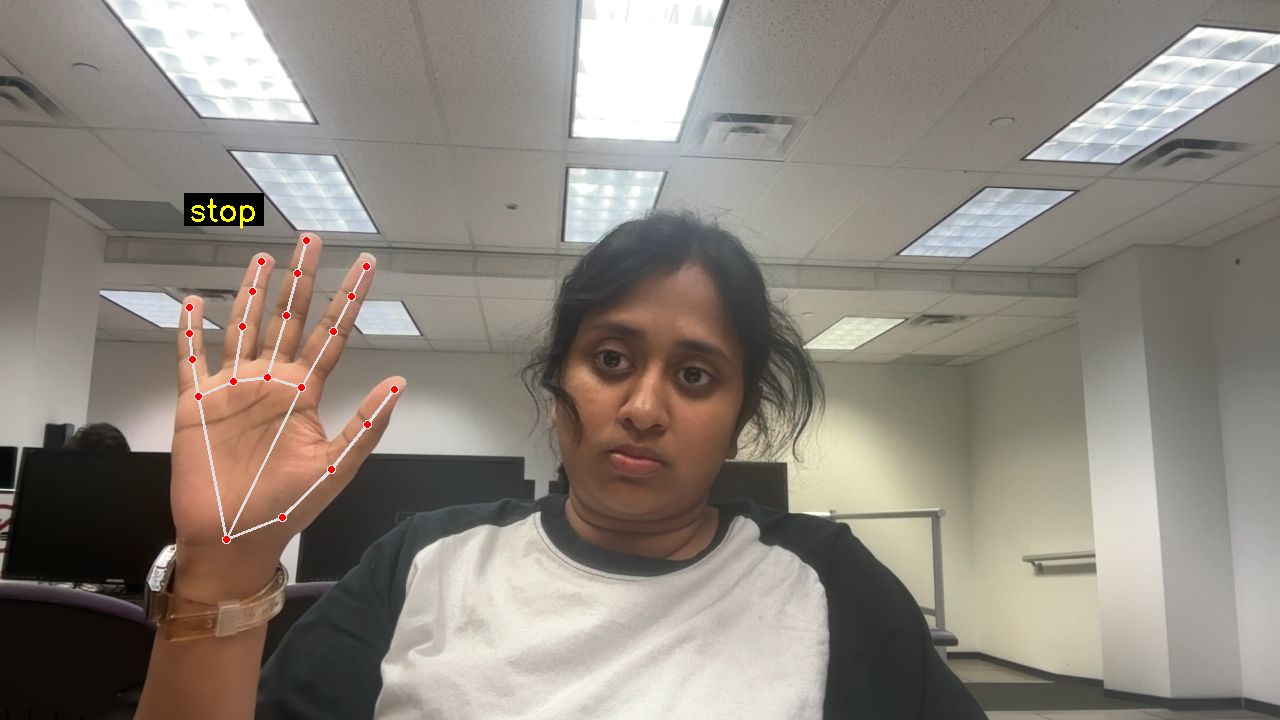
#> input picture debug_frames/frame_1000_stop.png, 1280 x 720 px
$ python -i hand_detector.py   (imports and definitions only)
#> lines starting #> are read from the running program, lines starting #| are printed output that depends on the picture; after the words box and inside, x2 and y2 are one past the last pixel; in counts of white or black regions, pixels touching at a corner belong together
#> further down, picture is the input picture: shape (720, 1280, 3); mean B, G, R 124.6, 133.4, 140.6
import cv2
import numpy as np

class HandDetector:
    def __init__(self):
        self.bg_subtractor = cv2.createBackgroundSubtractorMOG2()
        self.kernel = np.ones((3,3), np.uint8)

    def detect_hand(self, frame):
        # Convert to YCrCb color space for better skin detection
        ycrcb = cv2.cvtColor(frame, cv2.COLOR_BGR2YCR_CB)
#> ycrcb: shape (720, 1280, 3); mean of channels 0, 1, 2 134.6, 132.4, 122.4

        # Skin color range in YCrCb (adjusted for better detection)
        lower = np.array([0, 135, 85], np.uint8)
        upper = np.array([255, 180, 135], np.uint8)

        # Create skin mask
        mask = cv2.inRange(ycrcb, lower, upper)
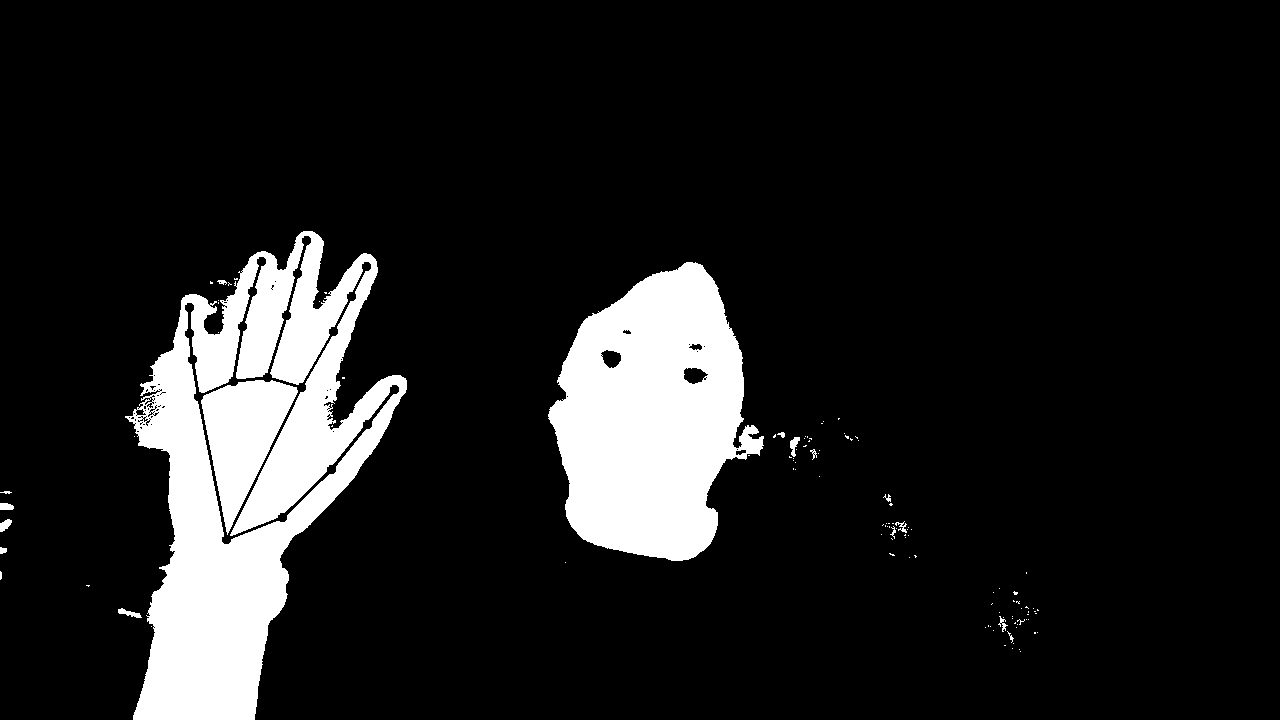
#> mask: shape (720, 1280); 12.2% white; 114 white regions (97 under 20 px), largest, box (x1, y1, x2, y2) and area: (125, 231, 407, 720) 60534, (548, 262, 764, 561) 42907, (201, 380, 298, 535) 7731

        # Apply morphological operations
        mask = cv2.dilate(mask, self.kernel, iterations=3)
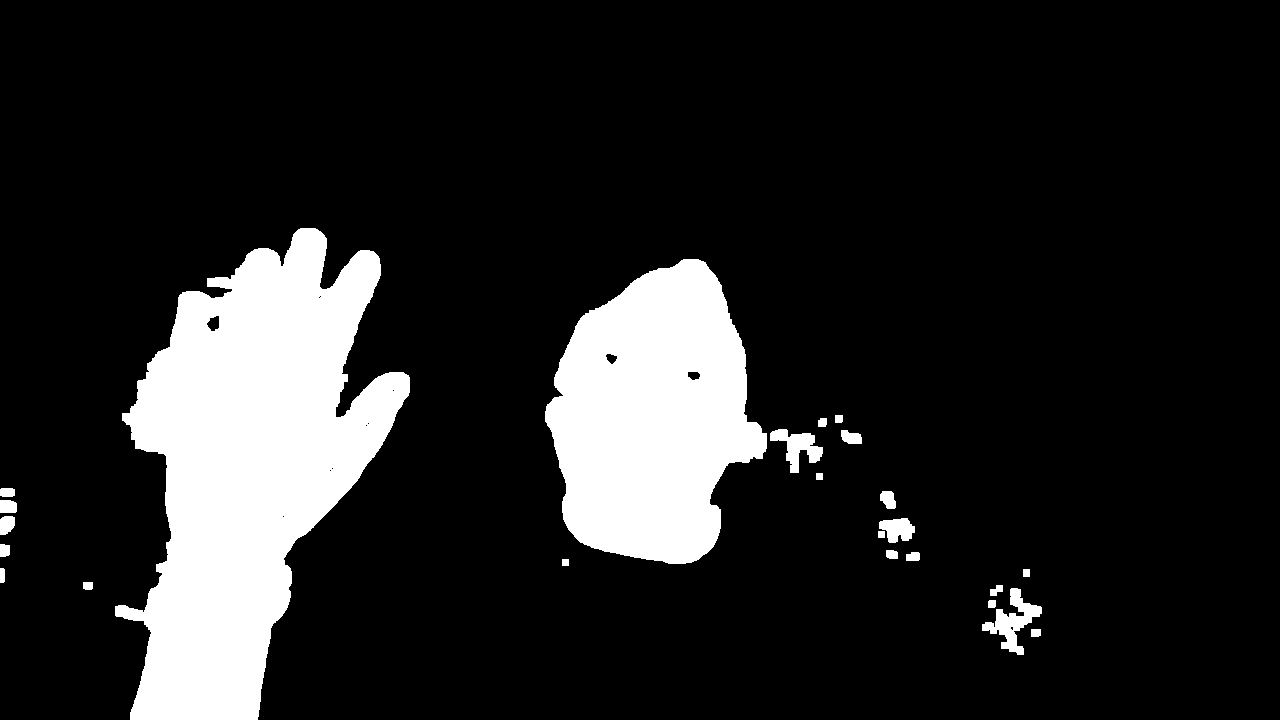
#> mask: shape (720, 1280); 14.3% white; 24 white regions, largest, box (x1, y1, x2, y2) and area: (115, 228, 410, 720) 79880, (545, 259, 767, 564) 46997, (982, 588, 1042, 655) 1470
        mask = cv2.erode(mask, self.kernel, iterations=2)
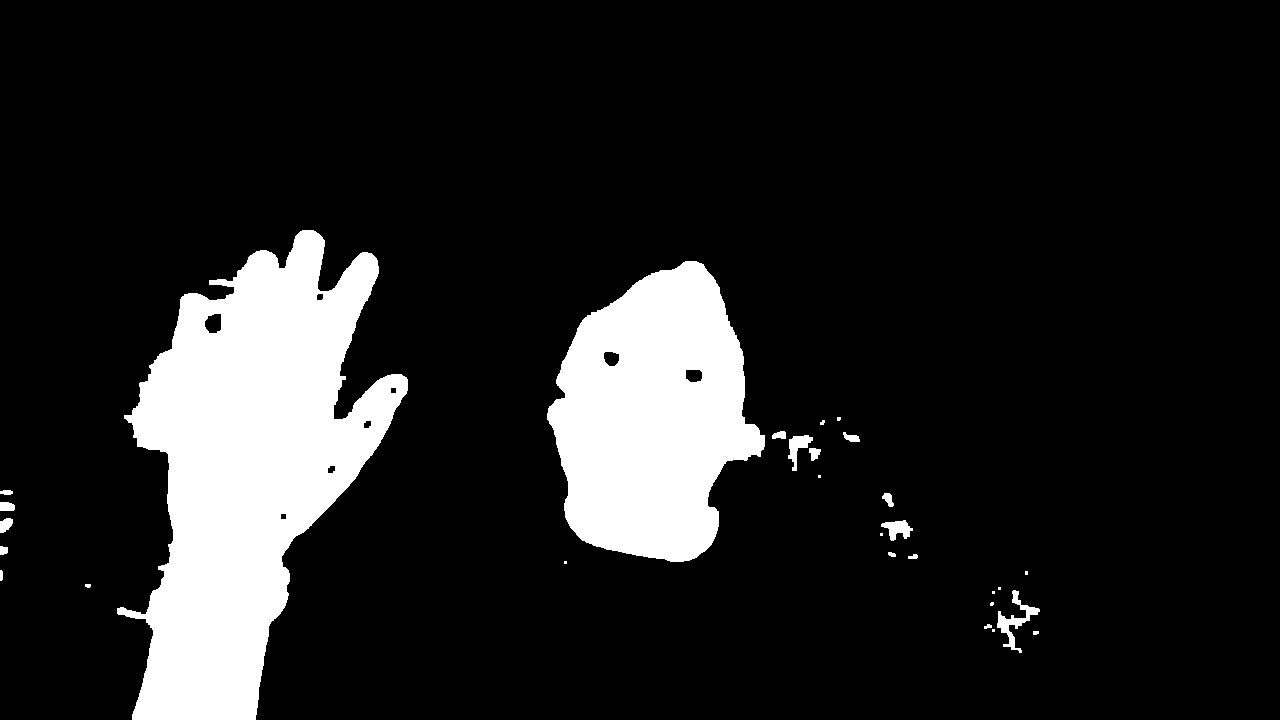
#> mask: shape (720, 1280); 13.3% white; 29 white regions (10 under 20 px), largest, box (x1, y1, x2, y2) and area: (117, 230, 408, 720) 75530, (547, 261, 765, 562) 44585, (997, 590, 1040, 653) 705
        mask = cv2.medianBlur(mask, 5)
#> mask: shape (720, 1280); 13.3% white; 22 white regions (6 under 20 px)

        # Find contours
        contours, _ = cv2.findContours(mask, cv2.RETR_EXTERNAL, cv2.CHAIN_APPROX_SIMPLE)
#> contours = 22 contours, 9 with area under 20; largest, box (x1, y1, x2, y2) and area: (117, 230, 408, 720) 75158, (547, 261, 765, 562) 44529, (997, 590, 1039, 652) 586, (788, 435, 813, 471) 329, (882, 520, 912, 541) 324

        if contours:
            # Get largest contour (assumed to be the hand)
            max_contour = max(contours, key=cv2.contourArea)
#> max_contour = contour of 691 points, box (x1, y1, x2, y2) (117, 230, 408, 720), area 75158

            if cv2.contourArea(max_contour) > 1000:  # Minimum area threshold
                # Get convex hull and defects
                hull = cv2.convexHull(max_contour, returnPoints=False)
#> hull = 19 values, max 690 at index 0, min 0 at index 18, mean 326
                defects = cv2.convexityDefects(max_contour, hull)
#> defects = 13 rows, first 6: [0, 40, 23, 6758], [40, 44, 41, 114], [44, 105, 86, 6147], [106, 108, 107, 142], [108, 156, 125, 3494], [156, 170, 165, 2013]

                # Extract landmarks
                landmarks = self._extract_landmarks(max_contour, defects)

                return landmarks, mask

        return None, mask

    def _extract_landmarks(self, contour, defects):
        landmarks = []

        # Add contour center
        M = cv2.moments(contour)
#> M = moments, m00 75158.5, centre m10/m00, m01/m00 = (247.8, 466.5)
        if M['m00'] != 0:
            cx = int(M['m10']/M['m00'])
#> cx = 247
            cy = int(M['m01']/M['m00'])
#> cy = 466
            landmarks.append([cx, cy])

        # Get fingertips and valleys using convexity defects
        if defects is not None:
            for i in range(defects.shape[0]):
                s, e, f, d = defects[i,0]
                start = tuple(contour[s][0])
                end = tuple(contour[e][0])
                far = tuple(contour[f][0])

                landmarks.extend([start, end, far])
#> this loop made 13 passes
#> (s, e, f, d, start, end, far) on passes 1 to 7: (0, 40, 23, 6758, (302, 230), (257, 251), (283, 268)), (40, 44, 41, 114, (257, 251), (253, 253), (256, 252)), (44, 105, 86, 6147, (253, 253), (183, 295), (223, 299)), (106, 108, 107, 142, (182, 296), (180, 299), (182, 297)), (108, 156, 125, 3494, (180, 299), (139, 384), (172, 347)), (156, 170, 165, 2013, (139, 384), (124, 417), (139, 403)), (170, 282, 217, 13677, (124, 417), (117, 610), (173, 540))
#> after the loop, landmarks = 40 pairs, first value 117 to 407, second value 230 to 719

        # Ensure we have exactly 36 points (pad if necessary)
        while len(landmarks) < 36:
            landmarks.append([0, 0])
#> this loop made 0 passes

        return np.array(landmarks[:36])  # Return exactly 36 points (108 values when flattened)

>>> import cv2
>>> picture = cv2.imread('debug_frames/frame_1000_stop.png')
>>> result = HandDetector().detect_hand(picture)
#> in detect_hand, `landmarks = self._extract_landmarks(max_contour, defects)`: landmarks = 36 pairs, first value 117 to 407, second value 230 to 719

$ run again, on debug_frames/frame_1120_stop.png
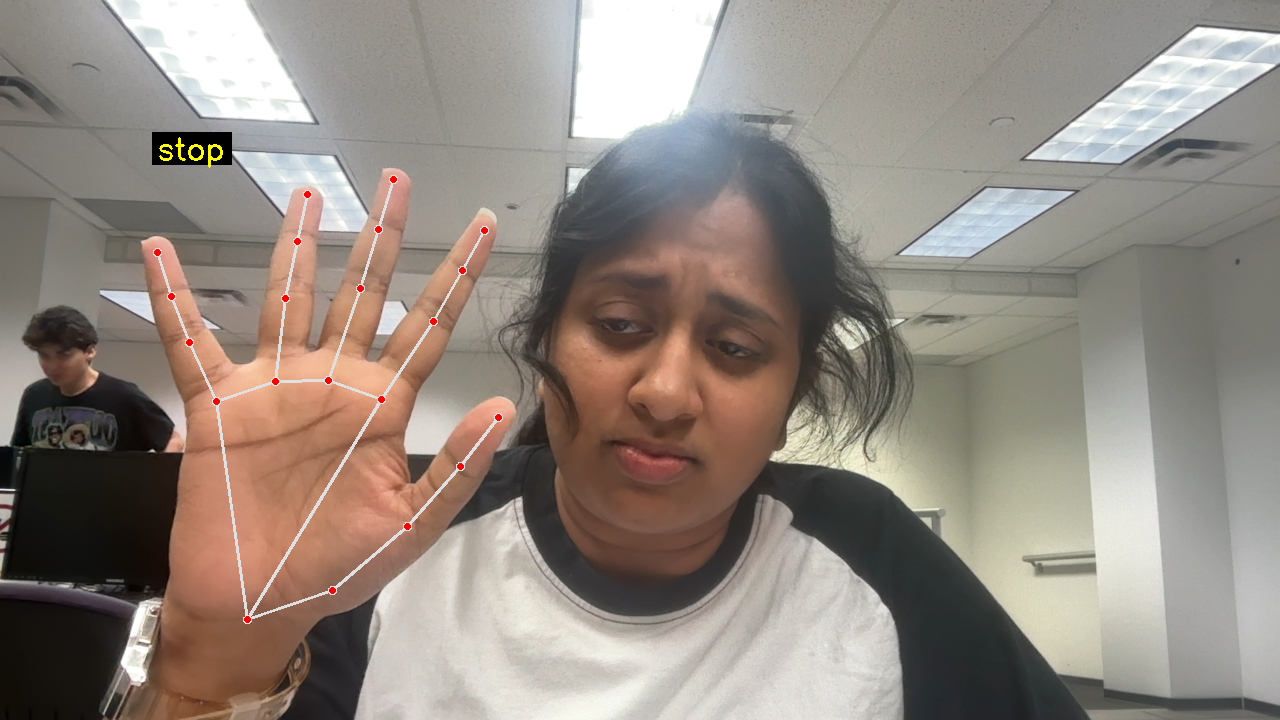
#> input picture debug_frames/frame_1120_stop.png, 1280 x 720 px
#> picture is the input picture: shape (720, 1280, 3); mean B, G, R 128.1, 136.6, 147
#> ycrcb: shape (720, 1280, 3); mean of channels 0, 1, 2 138.8, 133.9, 122
#> in detect_hand, `mask = cv2.inRange(ycrcb, lower, upper)`:
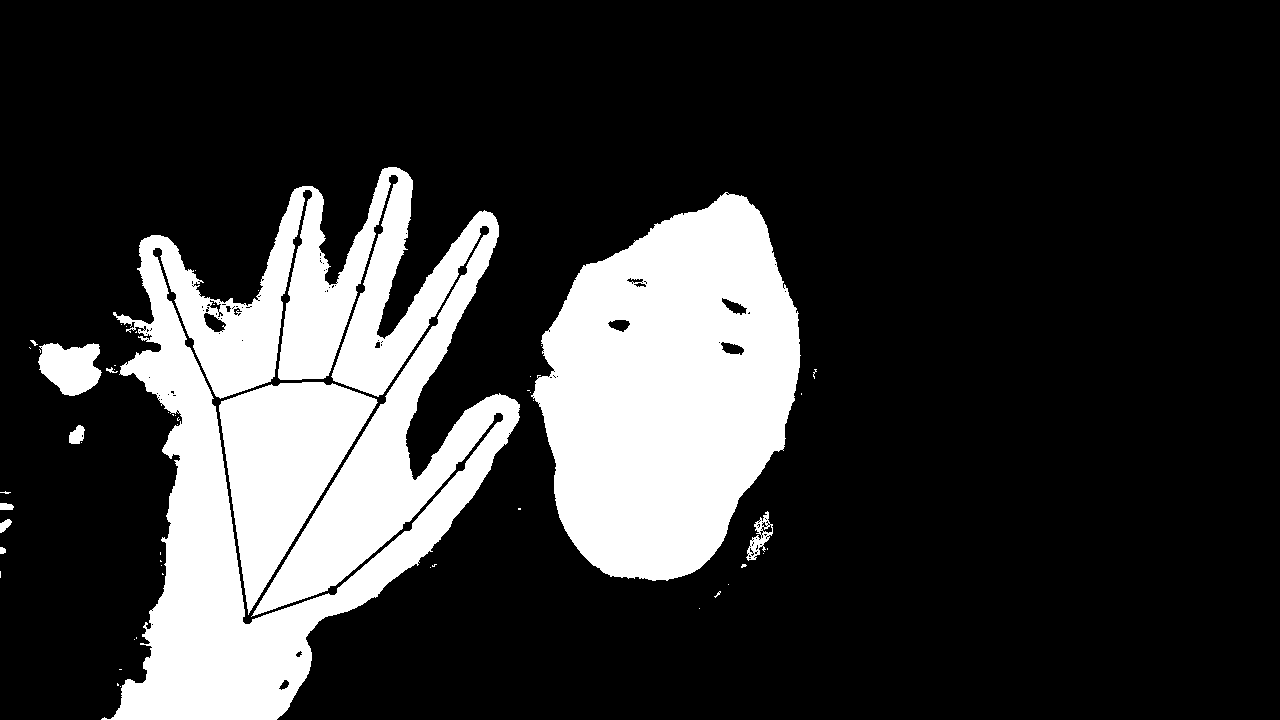
#> mask: shape (720, 1280); 21.2% white; 54 white regions (43 under 20 px), largest, box (x1, y1, x2, y2) and area: (101, 167, 520, 720) 99189, (531, 192, 801, 581) 73100, (219, 382, 378, 615) 19106
#> in detect_hand, `mask = cv2.erode(mask, self.kernel, iterations=2)`:
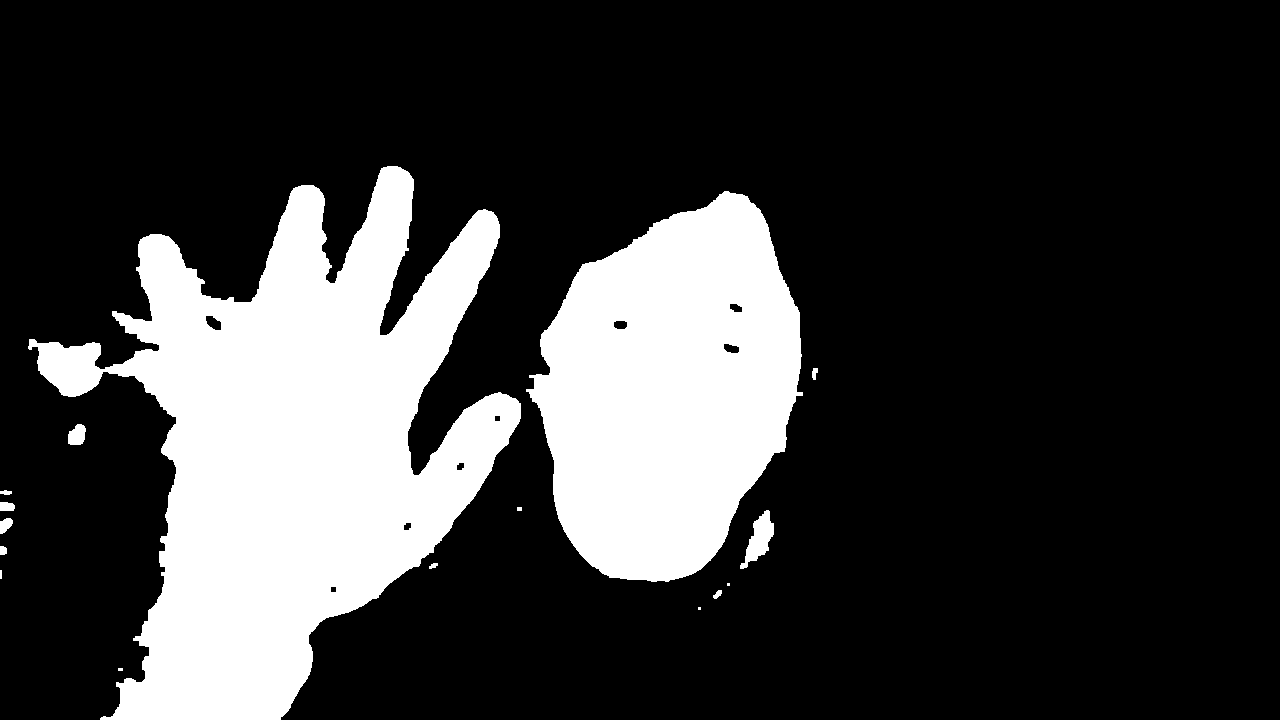
#> mask: shape (720, 1280); 22.6% white; 16 white regions (4 under 20 px), largest, box (x1, y1, x2, y2) and area: (28, 166, 521, 720) 131545, (526, 191, 803, 582) 75031, (740, 510, 774, 569) 910
#> contours = 14 contours, 4 with area under 20; largest, box (x1, y1, x2, y2) and area: (28, 166, 521, 720) 130498, (527, 191, 802, 582) 74798, (740, 510, 774, 569) 842, (68, 424, 86, 445) 262, (0, 518, 13, 534) 123
#> max_contour = contour of 1285 points, box (x1, y1, x2, y2) (28, 166, 521, 720), area 130498
#> hull = 25 values, max 1284 at index 0, min 0 at index 24, mean 701
#> defects = 19 rows, first 6: [0, 128, 71, 26265], [128, 261, 203, 24338], [261, 263, 262, 162], [263, 269, 264, 114], [269, 429, 353, 23808], [430, 432, 431, 201]
#> M = moments, m00 130497.5, centre m10/m00, m01/m00 = (291.9, 448.2)
#> cx = 291
#> cy = 448
#> the loop in _extract_landmarks, `for i in range(defects.shape[0]):` made 19 passes
#> (s, e, f, d, start, end, far) on passes 1 to 7: (0, 128, 71, 26265, (387, 166), (301, 185), (333, 283)), (128, 261, 203, 24338, (301, 185), (151, 234), (249, 302)), (261, 263, 262, 162, (151, 234), (148, 235), (150, 235)), (263, 269, 264, 114, (148, 235), (142, 238), (147, 236)), (269, 429, 353, 23808, (142, 238), (31, 339), (156, 351)), (430, 432, 431, 201, (29, 341), (28, 346), (29, 345)), (433, 697, 532, 33695, (28, 347), (100, 719), (176, 419))
#> after the loop in _extract_landmarks, `for i in range(defects.shape[0]):`: landmarks = 58 pairs, first value 28 to 520, second value 166 to 719
#> in detect_hand, `landmarks = self._extract_landmarks(max_contour, defects)`: landmarks = 36 pairs, first value 28 to 507, second value 166 to 719
